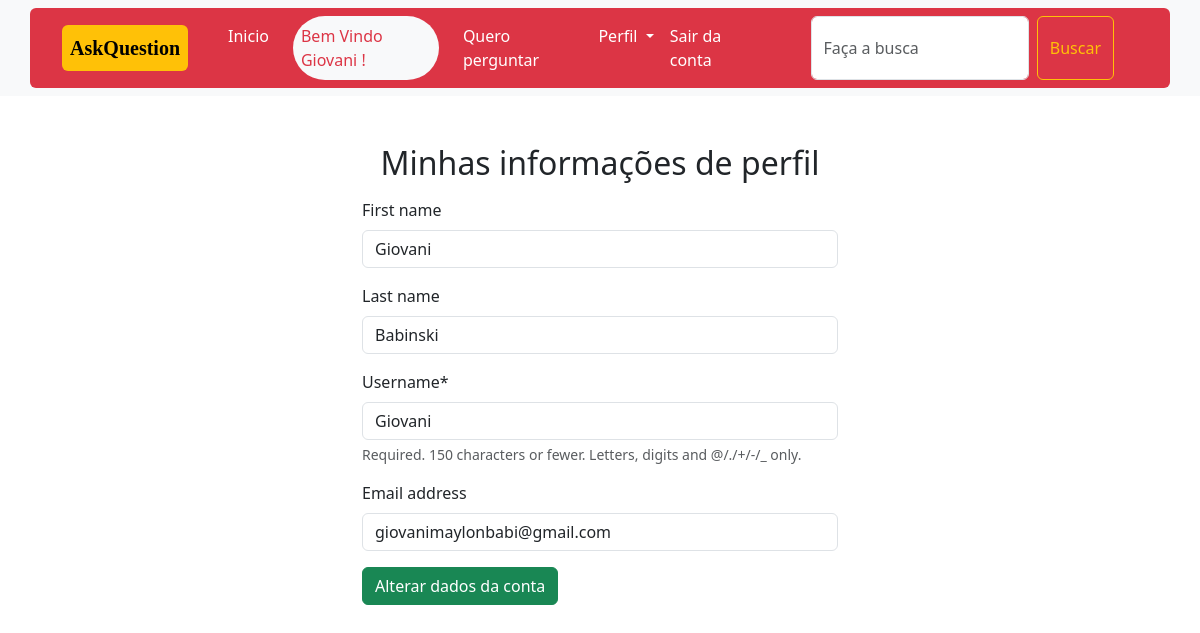
The app's page /profile/ (signed in) with its own data.
### usuarios/models.py (models this page shows)
class CustomUser(AbstractUser):
    pass

### pergunta/views.py (the view)
# urls.py: path('profile/', change_profile, name='profile'),
@login_required
def change_profile(request):
    if request.method == 'POST':
        form = ProfileForm(request.POST, instance=request.user)
        if form.is_valid():
            form.save()
            messages.success(request, 'O perfil foi alterado com sucesso!')
    form = ProfileForm(instance=request.user)
    return render(request,'registration/profile.html',{'form':form})

### pergunta/forms.py
class ProfileForm(forms.ModelForm):
    class Meta:
        model = User
        fields = ('first_name', 'last_name', 'username','email')

### templates/registration/profile.html (shortened to what this page needs)
{% extends 'base.html' %}
{% load crispy_forms_tags %}
{% block body %}
  <div class="container profile-style mt-5">
      <h2 class="text-center mb-3">Minhas informações de perfil</h2>
      <form action="" method="post" novalidate>
        {{form | crispy}}
        <input type="submit" value="Alterar dados da conta" class="btn btn-success"/>
    </form>
  </div>
{% endblock %}

### templates/navbar.html (shortened to what this page needs)
<nav class="navbar navbar-expand-lg bg-body-tertiary ">
  <div class="container navbar bg-danger p-2 rounded ">
    <a class="navbar-brand bg-warning text-black fw-bold p-2 mx-4 rounded fonte-tipo" href="{% url 'perguntas' %}">AskQuestion</a>
    <div class="collapse navbar-collapse" id="navbarSupportedContent">
      <ul class="navbar-nav me-auto mb-2 mb-lg-0">
          {% if request.user.is_authenticated %}
         <li class="nav-item">
          <a class="nav-link active text-white mx-2" aria-current="page" href="{% url 'perguntas' %}">Inicio</a>
        </li>
         <li class="nav-item">
          <a class="nav-link disabled  mx-2 bg-light text-danger rounded-pill " aria-disabled="true">Bem Vindo {{request.user.username}} !</a>
        </li>
        <li class="nav-item mx-2">
          <a class="nav-link  text-white" href="{% url 'add_pergunta' %}">Quero perguntar</a>
        </li>
        <li class="nav-item dropdown">
          <a class="nav-link dropdown-toggle  text-white" href="#" role="button" data-bs-toggle="dropdown" aria-expanded="false">
            Perfil
          </a>
        </li>
        <li class="nav-item">
          <a class="nav-link active  text-white" aria-current="page" href="{% url 'logout' %}">Sair da conta</a>
        </li>
           <form class="d-flex mx-5" role="search">
              <input class="form-control me-2" type="search" placeholder="Faça a busca" aria-label="Search" name="s">
              <button class="btn btn-outline-warning" type="submit">Buscar</button>
           </form>
          {% endif %}
      </ul>
    </div>
  </div>
</nav>

### templates/navbar.html (style rules this page uses)
.fonte-tipo { font-family: san-serif !important; }

### templates/registration/profile.html (style rules this page uses)
.profile-style { width:500px; height:auto; }

### records on screen
CustomUser: user.username "Giovani", first_name "Giovani", last_name "Babinski", username "Giovani", email "giovanimaylonbabi@gmail.com"
